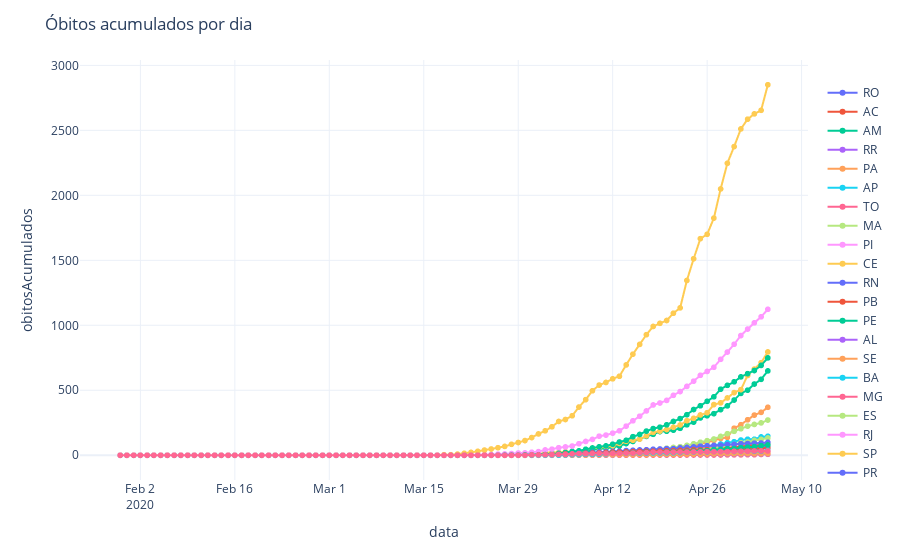

This figure's notebook cell:
### Code cell
fig = px.line(dadoslimpo, x='data', y='obitosAcumulados',color="sigla",line_group="sigla", hover_name="sigla", text='obitosAcumulados')
fig.update_layout(title='Óbitos acumulados por dia',legend_title='<b> </b>',
                   
                   showlegend=True, template="plotly_white",direction='clockwise',)
fig.show()
plotly.offline.plot(fig, filename='HTML/ObitosAcumuladoEstadosDia.html', auto_open=False)
